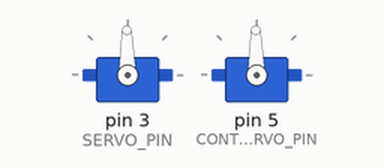
Recording of a sketch running on a simulated Arduino Uno, built with avr-gcc and run on an emulated ATmega328P. On the bench: 2 × servo.

Above: at 0.05 s.
At 2.35 s:
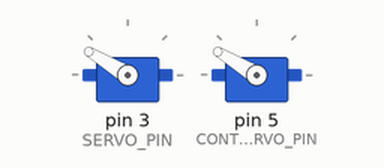
At 4.65 s:
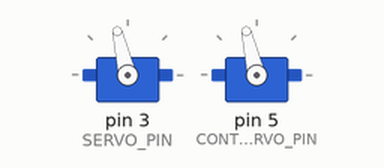
At 9.7 s:
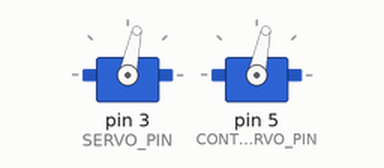
Timing chart, 0 to 13.0 s (numbered marks = the images above):
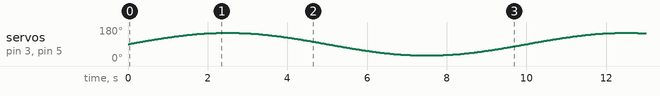

The sketch:

servo_motor_demo.ino
```cpp
#include<Servo.h>  // this includes the servo library
#define SERVO_PIN 3
#define CONTINUOUS_SERVO_PIN 5

Servo servo;  // global variable of type Servo (defined in Servo.h)
Servo continuousServo;
void setup() {
  servo.attach(SERVO_PIN);  // tells library where servo is attached
  continuousServo.attach(CONTINUOUS_SERVO_PIN);
}

void loop() {
  float time = currentTime();
  float omega = 2 * PI * 0.1;
  float servoAngle = 90 + 60 * sin(omega * time);
  servo.write(servoAngle);
  continuousServo.write(servoAngle);
}

float currentTime() {
  // t=0 is the first time function is called
  static unsigned int startTime = millis();
  float time = (float)(millis() - startTime)/1000;
    // divide by 1000 to convert milliseconds to seconds
  return(time);
}
```
